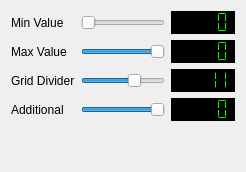
        <widget class="QWidget" name="tab_2">
         <attribute name="title">
          <string>Min, Max Ranges</string>
         </attribute>
         <layout class="QGridLayout" name="gridLayout_8">
          <item row="0" column="0">
           <layout class="QGridLayout" name="gridLayout_7">
            <item row="1" column="0">
             <widget class="QLabel" name="label_12">
              <property name="text">
               <string>Max Value</string>
              </property>
             </widget>
            </item>
            <item row="0" column="2">
             <widget class="QLCDNumber" name="lcdNumber_Red_2">
              <property name="font">
               <font>
                <family>MS Shell Dlg 2</family>
               </font>
              </property>
              <property name="styleSheet">
               <string notr="true">
background-color: rgb(0, 0, 0);
color: rgb(0, 255, 0);</string>
              </property>
              <property name="frameShape">
               <enum>QFrame::NoFrame</enum>
              </property>
              <property name="frameShadow">
               <enum>QFrame::Plain</enum>
              </property>
              <property name="lineWidth">
               <number>0</number>
              </property>
              <property name="segmentStyle">
               <enum>QLCDNumber::Flat</enum>
              </property>
             </widget>
            </item>
            <item row="1" column="1">
             <widget class="QSlider" name="MaxValueSlider">
              <property name="maximum">
               <number>1100</number>
              </property>
              <property name="singleStep">
               <number>10</number>
              </property>
              <property name="value">
               <number>1100</number>
              </property>
              <property name="orientation">
               <enum>Qt::Horizontal</enum>
              </property>
             </widget>
            </item>
            <item row="3" column="0">
             <widget class="QLabel" name="label_13">
              <property name="text">
               <string>Additional</string>
              </property>
             </widget>
            </item>
            <item row="1" column="2">
             <widget class="QLCDNumber" name="lcdNumber_Green_2">
              <property name="font">
               <font>
                <family>MS Shell Dlg 2</family>
               </font>
              </property>
              <property name="styleSheet">
               <string notr="true">
background-color: rgb(0, 0, 0);
color: rgb(0, 255, 0);</string>
              </property>
              <property name="frameShape">
               <enum>QFrame::NoFrame</enum>
              </property>
              <property name="frameShadow">
               <enum>QFrame::Plain</enum>
              </property>
              <property name="lineWidth">
               <number>0</number>
              </property>
              <property name="segmentStyle">
               <enum>QLCDNumber::Flat</enum>
              </property>
             </widget>
            </item>
            <item row="2" column="2">
             <widget class="QLCDNumber" name="lcdNumber_Blue_2">
              <property name="font">
               <font>
                <family>MS Shell Dlg 2</family>
               </font>
              </property>
              <property name="styleSheet">
               <string notr="true">
background-color: rgb(0, 0, 0);
color: rgb(0, 255, 0);</string>
              </property>
              <property name="frameShape">
               <enum>QFrame::NoFrame</enum>
              </property>
              <property name="frameShadow">
               <enum>QFrame::Plain</enum>
              </property>
              <property name="lineWidth">
               <number>0</number>
              </property>
              <property name="segmentStyle">
               <enum>QLCDNumber::Flat</enum>
              </property>
              <property name="intValue" stdset="0">
               <number>11</number>
              </property>
             </widget>
            </item>
            <item row="2" column="0">
             <widget class="QLabel" name="label_14">
              <property name="text">
               <string>Grid Divider</string>
              </property>
             </widget>
            </item>
            <item row="2" column="1">
             <widget class="QSlider" name="MainGridSlider">
              <property name="minimum">
               <number>1</number>
              </property>
              <property name="maximum">
               <number>16</number>
              </property>
              <property name="value">
               <number>11</number>
              </property>
              <property name="orientation">
               <enum>Qt::Horizontal</enum>
              </property>
             </widget>
            </item>
            <item row="3" column="1">
             <widget class="QSlider" name="TrancSlider_2">
              <property name="maximum">
               <number>255</number>
              </property>
              <property name="value">
               <number>255</number>
              </property>
              <property name="orientation">
               <enum>Qt::Horizontal</enum>
              </property>
             </widget>
            </item>
            <item row="3" column="2">
             <widget class="QLCDNumber" name="lcdNumber_Trancparency_2">
              <property name="font">
               <font>
                <family>MS Shell Dlg 2</family>
               </font>
              </property>
              <property name="styleSheet">
               <string notr="true">
background-color: rgb(0, 0, 0);
color: rgb(0, 255, 0);</string>
              </property>
              <property name="frameShape">
               <enum>QFrame::NoFrame</enum>
              </property>
              <property name="frameShadow">
               <enum>QFrame::Plain</enum>
              </property>
              <property name="lineWidth">
               <number>0</number>
              </property>
              <property name="segmentStyle">
               <enum>QLCDNumber::Flat</enum>
              </property>
             </widget>
            </item>
            <item row="0" column="0">
             <widget class="QLabel" name="label_15">
              <property name="text">
               <string>Min Value</string>
              </property>
             </widget>
            </item>
            <item row="0" column="1">
             <widget class="QSlider" name="MinValueSlider">
              <property name="maximum">
               <number>100</number>
              </property>
              <property name="value">
               <number>0</number>
              </property>
              <property name="orientation">
               <enum>Qt::Horizontal</enum>
              </property>
             </widget>
            </item>
           </layout>
          </item>
          <item row="1" column="0">
           <spacer name="verticalSpacer_3">
            <property name="orientation">
             <enum>Qt::Vertical</enum>
            </property>
            <property name="sizeHint" stdset="0">
             <size>
              <width>20</width>
              <height>40</height>
             </size>
            </property>
           </spacer>
          </item>
         </layout>
        </widget>
